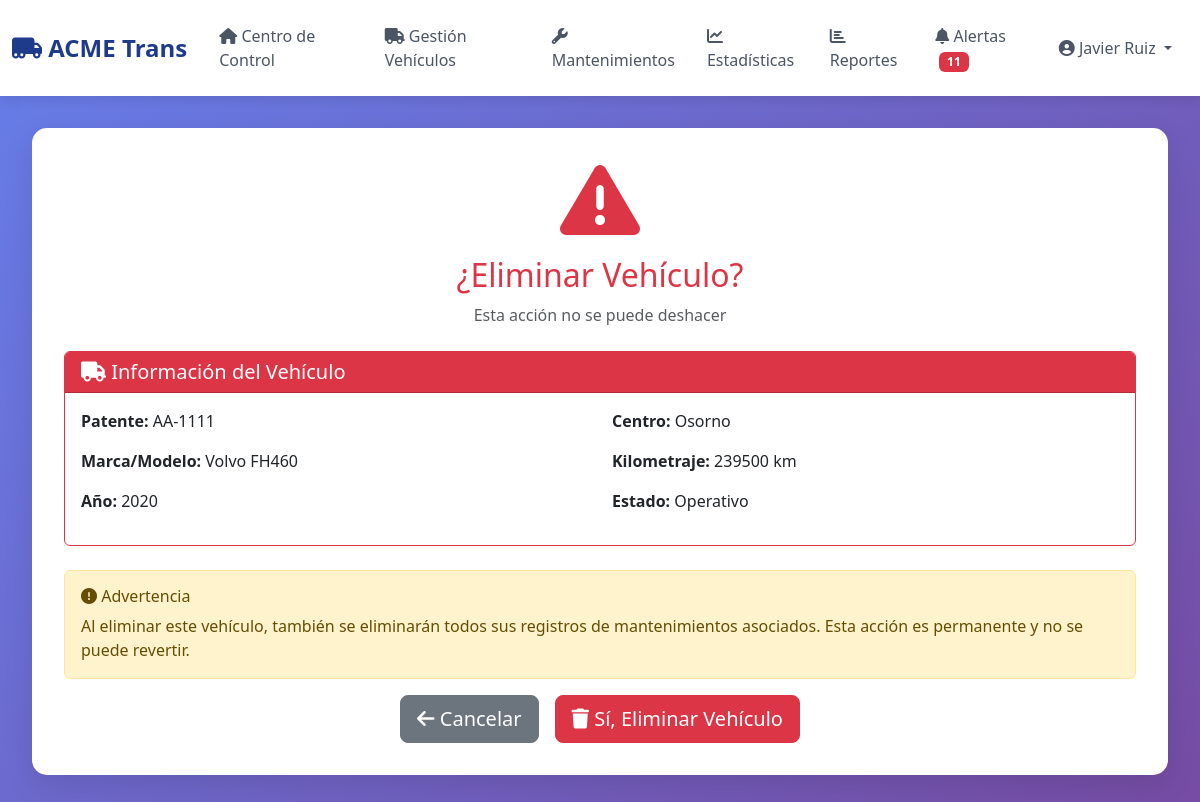
/dashboard/vehiculos/14/eliminar/ (signed in), run on the app's committed database.
### flota/models.py (models this page shows, shortened)
class Vehiculo(models.Model):
    ESTADO_CHOICES = [
        ('operativo', 'Operativo'),
        ('mantenimiento', 'En Mantenimiento'),
        ('fuera_servicio', 'Fuera de Servicio'),
    ]
    TIPO_CAPACIDAD_CHOICES = [
        ('GC', 'Gran Capacidad'),
        ('MC', 'Mediana Capacidad'),
    ]
    patente = models.CharField(max_length=10, unique=True, verbose_name="Patente")
    marca = models.CharField(max_length=50, verbose_name="Marca")
    modelo = models.CharField(max_length=50, verbose_name="Modelo")
    año = models.IntegerField(verbose_name="Año")
    tipo_capacidad = models.CharField(
        max_length=2,
        choices=TIPO_CAPACIDAD_CHOICES,
        default='MC',
        verbose_name="Tipo de Capacidad"
    )
    estado = models.CharField(
        max_length=20,
        choices=ESTADO_CHOICES,
        default='operativo',
        verbose_name="Estado"
    )
    kilometraje_actual = models.IntegerField(default=0, verbose_name="Kilometraje Actual")
    centro_operacion = models.ForeignKey(
        CentroOperacional,
        on_delete=models.CASCADE,
        related_name='vehiculos',
        verbose_name="Centro Operacional"
    )
    numero_chasis = models.CharField(max_length=50, blank=True, verbose_name="Número de Chasis")
    numero_motor = models.CharField(max_length=50, blank=True, verbose_name="Número de Motor")
    valor_adquisicion = models.DecimalField(
        max_digits=12,
        decimal_places=0,
        null=True,
        blank=True,
        verbose_name="Valor de Adquisición"
    )
    fecha_adquisicion = models.DateField(
        null=True,
        blank=True,
        verbose_name="Fecha de Adquisición"
    )
    imagen = models.ImageField(
        upload_to='vehiculos/',
        null=True,
        blank=True,
        verbose_name="Foto del Vehículo"
    )
    observaciones = models.TextField(blank=True, verbose_name="Observaciones")
    activo = models.BooleanField(default=True)
    fecha_creacion = models.DateTimeField(auto_now_add=True)
    fecha_modificacion = models.DateTimeField(auto_now=True)
    class Meta:
        verbose_name = "Vehículo"
        verbose_name_plural = "Vehículos"
        ordering = ['patente']

class CentroOperacional(models.Model):
    nombre = models.CharField(max_length=100, verbose_name="Nombre")
    direccion = models.TextField(verbose_name="Dirección")
    ciudad = models.CharField(max_length=50, verbose_name="Ciudad")
    telefono = models.CharField(max_length=20, verbose_name="Teléfono")
    responsable = models.CharField(max_length=100, verbose_name="Responsable")
    capacidad_maxima = models.IntegerField(default=20, verbose_name="Capacidad Máxima")
    activo = models.BooleanField(default=True, verbose_name="Activo")
    fecha_creacion = models.DateTimeField(auto_now_add=True)
    class Meta:
        verbose_name = "Centro Operacional"
        verbose_name_plural = "Centros Operacionales"
        ordering = ['nombre']

### flota/views.py (the view)
# urls.py: path('vehiculos/<int:pk>/eliminar/', views.vehiculo_eliminar_view, name='vehiculo_eliminar'),
@login_required
def vehiculo_eliminar_view(request, pk):
    vehiculo = get_object_or_404(Vehiculo, pk=pk)
    if request.method == 'POST':
        patente = vehiculo.patente
        vehiculo.delete()
        messages.success(request, f'✅ Vehículo {patente} eliminado exitosamente.')
        return redirect('flota:vehiculos')
    context = {
        'vehiculo': vehiculo,
        'page_title': f'Eliminar {vehiculo.patente}',
    }
    return render(request, 'flota/vehiculo_eliminar.html', context)

### flota/templates/flota/vehiculo_eliminar.html (shortened to what this page needs)
{% extends 'flota/base.html' %}
{% block content %}
<div class="card-custom">
    <div class="text-center mb-4">
        <i class="fas fa-exclamation-triangle fa-5x text-danger mb-3"></i>
        <h2 class="text-danger">¿Eliminar Vehículo?</h2>
        <p class="text-muted">Esta acción no se puede deshacer</p>
    </div>
    <div class="card border-danger mb-4">
        <div class="card-header bg-danger text-white">
            <h5 class="mb-0"><i class="fas fa-truck"></i> Información del Vehículo</h5>
        </div>
        <div class="card-body">
            <div class="row">
                <div class="col-md-6">
                    <p><strong>Patente:</strong> {{ vehiculo.patente }}</p>
                    <p><strong>Marca/Modelo:</strong> {{ vehiculo.marca }} {{ vehiculo.modelo }}</p>
                    <p><strong>Año:</strong> {{ vehiculo.año }}</p>
                </div>
                <div class="col-md-6">
                    <p><strong>Centro:</strong> {{ vehiculo.centro_operacion.nombre }}</p>
                    <p><strong>Kilometraje:</strong> {{ vehiculo.kilometraje_actual|floatformat:0 }} km</p>
                    <p><strong>Estado:</strong> {{ vehiculo.get_estado_display }}</p>
                </div>
            </div>
        </div>
    </div>
    <div class="alert alert-warning" role="alert">
        <h6 class="alert-heading"><i class="fas fa-exclamation-circle"></i> Advertencia</h6>
        <p class="mb-0">
            Al eliminar este vehículo, también se eliminarán todos sus registros de mantenimientos asociados.
            Esta acción es permanente y no se puede revertir.
        </p>
    </div>
    <form method="post">
        <div class="d-flex justify-content-center gap-3">
            <a href="{% url 'flota:vehiculo_detalle' vehiculo.pk %}" class="btn btn-secondary btn-lg">
                <i class="fas fa-arrow-left"></i> Cancelar
            </a>
            <button type="submit" class="btn btn-danger btn-lg">
                <i class="fas fa-trash"></i> Sí, Eliminar Vehículo
            </button>
        </div>
    </form>
</div>
{% endblock %}

### flota/templates/flota/base.html (shortened to what this page needs)
<!DOCTYPE html>
<html lang="es">
<head>
    <link href="https://cdn.jsdelivr.net/npm/bootstrap@5.3.0/dist/css/bootstrap.min.css" rel="stylesheet">
    <link rel="stylesheet" href="https://cdnjs.cloudflare.com/ajax/libs/font-awesome/6.4.0/css/all.min.css">
</head>
<body>
    <nav class="navbar navbar-expand-lg navbar-custom">
        <div class="container-fluid">
            <a class="navbar-brand" href="{% url 'flota:dashboard' %}">
                <i class="fas fa-truck-moving"></i> ACME Trans
            </a>
            <div class="collapse navbar-collapse" id="navbarNav">
                <ul class="navbar-nav me-auto">
                    <li class="nav-item">
                        <a class="nav-link {% if request.resolver_match.url_name == 'dashboard' %}active{% endif %}"
                            href="{% url 'flota:dashboard' %}">
                            <i class="fas fa-home"></i> Centro de Control
                        </a>
                    </li>
                    <li class="nav-item">
                        <a class="nav-link {% if request.resolver_match.url_name == 'vehiculos' %}active{% endif %}"
                            href="{% url 'flota:vehiculos' %}">
                            <i class="fas fa-truck"></i> Gestión Vehículos
                        </a>
                    </li>
                    <li class="nav-item">
                        <a class="nav-link {% if request.resolver_match.url_name == 'mantenimientos' %}active{% endif %}"
                            href="{% url 'flota:mantenimientos' %}">
                            <i class="fas fa-wrench"></i> Mantenimientos
                        </a>
                    </li>
                    <li class="nav-item">
                        <a class="nav-link {% if request.resolver_match.url_name == 'estadisticas' %}active{% endif %}"
                            href="{% url 'flota:estadisticas' %}">
                            <i class="fas fa-chart-line"></i> Estadísticas
                        </a>
                    </li>
                    <li class="nav-item">
                        <a class="nav-link {% if request.resolver_match.url_name == 'reportes' %}active{% endif %}"
                            href="{% url 'flota:reportes' %}">
                            <i class="fas fa-chart-bar"></i> Reportes
                        </a>
                    </li>
                    <li class="nav-item">
                        <a class="nav-link {% if request.resolver_match.url_name == 'alertas' %}active{% endif %}"
                            href="{% url 'flota:alertas' %}">
                            <i class="fas fa-bell"></i> Alertas
                            <span class="badge bg-danger ms-1" id="alertas-badge"></span>
                        </a>
                    </li>
                </ul>
                <ul class="navbar-nav">
                    <li class="nav-item dropdown">
                        <a class="nav-link dropdown-toggle" href="#" id="userDropdown" role="button"
                            data-bs-toggle="dropdown">
                            <i class="fas fa-user-circle"></i> {{ user.get_full_name|default:user.username }}
                        </a>
                    </li>
                </ul>
            </div>
        </div>
    </nav>
    <div class="content-container">
        {% block content %}{% endblock %}
    </div>
</body>
</html>

### flota/templates/flota/base.html (style rules this page uses)
:root { --primary-color: #1e3a8a; --success-color: #10b981; --warning-color: #f59e0b; --danger-color: #ef4444; }
body { background: linear-gradient(135deg, #667eea 0%, #764ba2 100%); min-height: 100vh; font-family: 'Segoe UI', Tahoma, Geneva, Verdana, sans-serif; }
.navbar-custom { background: white; box-shadow: 0 4px 12px rgba(0, 0, 0, 0.1); padding: 1rem 0; }
.navbar-brand { font-size: 1.5rem; font-weight: bold; color: #1e3a8a !important; }
.nav-link { color: #4b5563 !important; font-weight: 500; margin: 0 0.5rem; transition: all 0.3s; }
.content-container { padding: 2rem; }
.card-custom { background: white; border-radius: 15px; padding: 2rem; box-shadow: 0 10px 30px rgba(0, 0, 0, 0.1); margin-bottom: 2rem; }

### data on the page
Vehiculo: patente "AA-1111", marca "Volvo", modelo "FH460", año "2020", centro_operacion.nombre "Osorno", kilometraje_actual "239500", estado "Operativo"

### other printed values
{{ user.get_full_name|default:user.username }} "Javier Ruiz"
